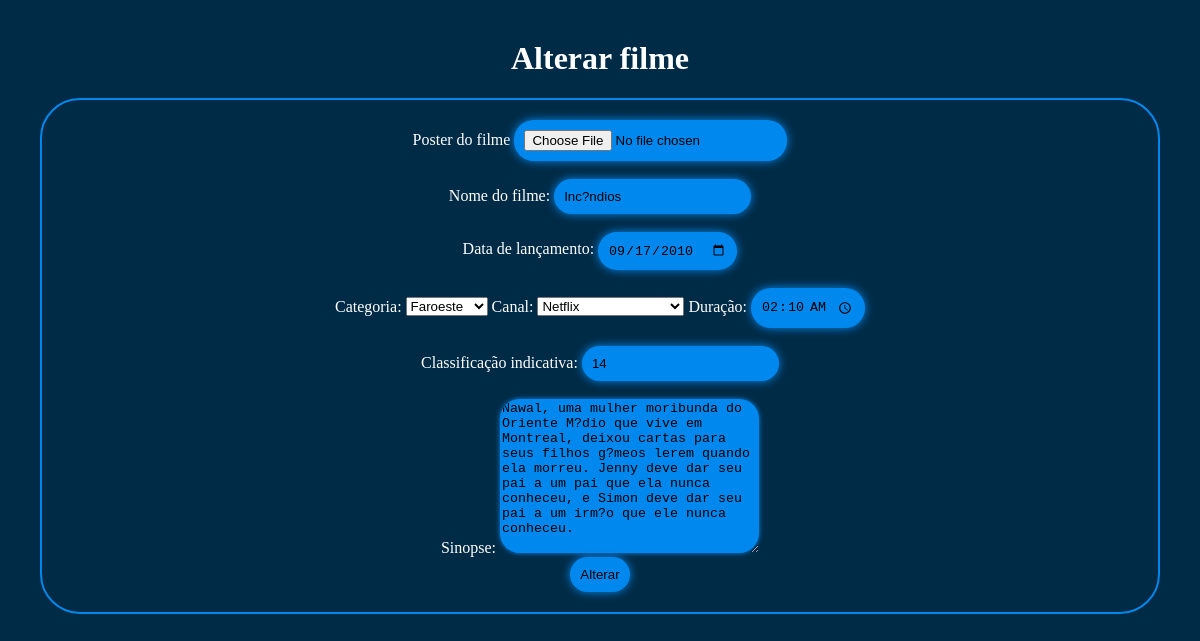
Screenshot of /view/alterar_filme.php?get_id=4 (signed in) with the database file from the repository.
### tables this page shows
CREATE TABLE IF NOT EXISTS `filme` (
  `id_filme` INT(11) NOT NULL AUTO_INCREMENT,
  `nome_filme` VARCHAR(80) NOT NULL,
  `dt_de_lancamento_filme` DATE NULL DEFAULT NULL,
  `duracao_filme` TIME NULL DEFAULT NULL,
  `sinopse_filme` VARCHAR(250) NOT NULL,
  `classificacao_filme` VARCHAR(50) NOT NULL,
  `capa_filme` VARCHAR(50) NOT NULL,
  `trailer_filme` VARCHAR(50) NULL DEFAULT NULL,
  `fk_id_categoria_filme` INT(11) NOT NULL,
  `fk_id_canal_filme` INT(11) NOT NULL,
  `fk_id_usuario` INT(11) NOT NULL,
  `fk_id_perfil` INT NOT NULL,
  PRIMARY KEY (`id_filme`, `fk_id_categoria_filme`, `fk_id_canal_filme`, `fk_id_usuario`, `fk_id_perfil`),
  INDEX `fk_filme_categoria_filme1_idx` (`fk_id_categoria_filme` ASC),
  INDEX `fk_filme_canal_filme1_idx` (`fk_id_canal_filme` ASC),
  INDEX `fk_filme_usuario1_idx` (`fk_id_usuario` ASC),
  INDEX `fk_filme_perfil1_idx` (`fk_id_perfil` ASC),
  CONSTRAINT `fk_filme_canal_filme1`
    FOREIGN KEY (`fk_id_canal_filme`)
    REFERENCES `canal_filme` (`id_canal_filme`)
    ON DELETE NO ACTION
    ON UPDATE NO ACTION,
  CONSTRAINT `fk_filme_categoria_filme1`
    FOREIGN KEY (`fk_id_categoria_filme`)
    REFERENCES `categoria_filme` (`id_categoria_filme`)
    ON DELETE NO ACTION
    ON UPDATE NO ACTION,
  CONSTRAINT `fk_filme_usuario1`
    FOREIGN KEY (`fk_id_usuario`)
    REFERENCES `usuario` (`id_usuario`)
    ON DELETE NO ACTION
    ON UPDATE NO ACTION,
  CONSTRAINT `fk_filme_perfil1`
    FOREIGN KEY (`fk_id_perfil`)
    REFERENCES `perfil` (`id_perfil`)
    ON DELETE NO ACTION
    ON UPDATE NO ACTION);

### model/conexao.php (called while the page is built)
<?php
class Conexao{
    private static $conexao;
    public static function getInstance(){
        if(!isset(self::$conexao)){
            try{
                $options = array(
                    PDO::ATTR_PERSISTENT => true,
                    PDO::MYSQL_ATTR_INIT_COMMAND => 'SET NAMES UTF8;',
                    PDO::ATTR_ERRMODE => PDO::ERRMODE_EXCEPTION
                );
                self::$conexao = new PDO('mysql:host=localhost;dbname=cine_community','root','', $options);
                self::$conexao->setAttribute(PDO::ATTR_ERRMODE, PDO::ERRMODE_EXCEPTION);
            }catch(PDOException $exc){
                echo "Houve um erro ao se conectar com o Banco de Dados ".$exc->getMessage();
            }
        }
        return self::$conexao;
    }
}
?>

### model/dao/filmeDAO.php (called while the page is built, shortened)
<?php
require_once __DIR__ .'/../conexao.php';
require_once __DIR__ .'/../dto/filmeDTO.php';
class FilmeDAO{
    public $pdo;
    public function __construct()
    {
        $this->pdo = Conexao::getInstance();
    }
public function buscarPorID($id) {
    try {
        $sql = "SELECT f.*, u.id_usuario, p.id_perfil FROM filme f INNER JOIN usuario u ON f.fk_id_usuario = u.id_usuario INNER JOIN perfil p ON f.fk_id_perfil = p.id_perfil INNER JOIN categoria_filme c ON f.fk_id_categoria_filme = c.id_categoria_filme INNER JOIN canal_filme i ON f.fk_id_canal_filme = i.id_canal_filme WHERE id_filme=?  ";
        $stmt = $this->pdo->prepare($sql);
        $stmt->bindValue(1, $id);
        $stmt->execute();
        $filmeFetch = $stmt->fetchAll(PDO::FETCH_ASSOC);
        if (count($filmeFetch) == 1) {
            $filme = $filmeFetch[0];
            $FilmeDTO = new FilmeDTO();
            $FilmeDTO->setId_filme($filme["id_filme"]);
            $FilmeDTO->setNome_filme($filme["nome_filme"]);
            $FilmeDTO->setDt_de_lancamento_filme($filme["dt_de_lancamento_filme"]);
            $FilmeDTO->setDuracao_filme($filme["duracao_filme"]);
            $FilmeDTO->setSinopse_filme($filme["sinopse_filme"]);
            $FilmeDTO->setFk_Id_categoria_filme($filme["fk_id_categoria_filme"]);
            $FilmeDTO->setClassificacao_filme($filme["classificacao_filme"]);
            $FilmeDTO->setCapa_filme($filme["capa_filme"]);
            $FilmeDTO->setTrailer_filme($filme["trailer_filme"]);
            $FilmeDTO->setFk_Id_canal_filme($filme["fk_id_canal_filme"]);
            $FilmeDTO->setFk_id_usuario($filme["id_usuario"]);
            $FilmeDTO->setFk_id_perfil($filme["id_perfil"]);
            return $FilmeDTO;
        } else {
            return null;
        }
    } catch (PDOException $exc) {
        echo $exc->getMessage();
    }
}
}

### model/dto/filmeDTO.php (called while the page is built, shortened)
<?php
class FilmeDTO{
    private $nome_filme;
    private $dt_de_lancamento_filme;
    private $duracao_filme;
    private $sinopse_filme;
    private $classificacao_filme;
    private $capa_filme;
    private $fk_id_categoria_filme;
    private $fk_id_canal_filme;
public function getNome_filme(){
    return $this->nome_filme;
}
public function getDt_de_lancamento_filme(){
    return $this->dt_de_lancamento_filme;
}
public function getDuracao_filme(){
    return $this->duracao_filme;
}
public function getSinopse_filme(){
    return $this->sinopse_filme;
}
public function getClassificacao_filme() {
    return $this->classificacao_filme;
}
public function getCapa_filme() {
    return $this->capa_filme;
}
public function getFk_id_categoria_filme() {
    return $this->fk_id_categoria_filme;
}
public function getFk_id_canal_filme() {
    return $this->fk_id_canal_filme;
}
public function setNome_filme($nome_filme) {
    $this->nome_filme = $nome_filme;
}
public function setDt_de_lancamento_filme($dt_de_lancamento_filme) {
    $this->dt_de_lancamento_filme = $dt_de_lancamento_filme;
}
public function setDuracao_filme($duracao_filme) {
    $this->duracao_filme = $duracao_filme;
}
public function setSinopse_filme($sinopse_filme){
    $this->sinopse_filme = $sinopse_filme;
}
public function setClassificacao_filme($classificacao_filme) {
    $this->classificacao_filme = $classificacao_filme;
}
public function setCapa_filme($capa_filme) {
    $this->capa_filme = $capa_filme;
}
public function setFk_id_categoria_filme($fk_id_categoria_filme) {
    $this->fk_id_categoria_filme = $fk_id_categoria_filme;
}
public function setFk_id_canal_filme($fk_id_canal_filme) {
    $this->fk_id_canal_filme = $fk_id_canal_filme;
}
}
?>

### view/alterar_filme.php (the view, shortened to what this page needs)
<?php
require_once '../model/dao/filmeDAO.php';
$get_id = isset($_GET["get_id"]) ? $_GET["get_id"] : null;
if ($get_id) {
    $FilmeDAO = new FilmeDAO();
    $filme = $FilmeDAO->buscarPorID($get_id);
    if ($filme) {
        $capa_filme = $filme->getCapa_filme();
        $nome_filme = $filme->getNome_filme();
        $dt_de_lancamento_filme = $filme->getDt_de_lancamento_filme();
        $fk_id_categoria_filme = $filme->getFk_id_categoria_filme();
        $fk_id_canal_filme = $filme->getFk_id_canal_filme();
        $duracao_filme = $filme->getDuracao_filme();
        $classificacao_filme = $filme->getClassificacao_filme();
        $sinopse_filme = $filme->getSinopse_filme();
    } else {
        echo "Filme não encontrado.";
        exit;
    }
} else {
    echo "ID do filme não fornecido.";
    exit;
}
?>
<!DOCTYPE html>
<html lang="pt-br">
<head>
    <link rel="stylesheet" href="../css/formulariofilme.css">
</head>
<body>
    <h1>Alterar filme</h1>
    <center>
    <div class="borda">
        <form action="../control/control_alterar_filme.php" method="post">
            Poster do filme
            <input type="file" name="capa_filme" value="<?= $capa_filme; ?>"><br><br>
            Nome do filme:
            <input type="text" name="nome_filme" placeholder="Filme" value="<?= $nome_filme; ?>"> <br> <br>
            Data de lançamento:
            <input type="date" name="dt_de_lancamento_filme" placeholder="Data de lançamento" value="<?= $dt_de_lancamento_filme; ?>"><br><br>
            <label for="categoria_filme">Categoria:</label>
            <select name="fk_id_categoria_filme" id="categoria_filme">
                <option value="8" <?= ($fk_id_categoria_filme == 8) ? 'selected' : ''; ?>>Faroeste</option>
            </select>
            <label for="canal_filme">Canal:</label>
            <select name="fk_id_canal_filme" id="canal_filme">
                <option value="1" <?= ($fk_id_canal_filme == 1) ? 'selected' : ''; ?>>Netflix</option>
            </select>
            Duração:
            <input type="time" name="duracao_filme" placeholder="Duração" value="<?= $duracao_filme; ?>"> <br><br>
            Classificação indicativa:
            <input type="number" name="classificacao_filme" placeholder="Classificação" value="<?= $classificacao_filme; ?>"><br><br>
            Sinopse:
            <textarea name="sinopse_filme" id="" cols="30" rows="10" placeholder="Sinopse"><?= $sinopse_filme; ?></textarea><br>
            <input type="submit" value="Alterar">
        </form>
    </div>
    </center>
</body>
</html>

### css/formulariofilme.css (style rules this page uses)
body { margin: 40PX 40PX; background-color: #002b46; color: white; }
.borda { border-radius: 40px; border: solid #08ef 2px; padding: 20px 60px; display: column; }
input { align-items: center; padding: 10px; box-shadow: 0 0 10px #08ef; background-color: #08ef; border-radius: 20px; border: none; color: #000; }
h1 { text-align: center; }
textarea { border: none; border-radius: 20px; background-color: #08ef; box-shadow: 0 0 5px #08ef; }
form { border:none; border-radius:10px; text-align: center; }

### rows the page displays
filme: nome_filme "Inc?ndios", dt_de_lancamento_filme "09/17/2010", fk_id_categoria_filme "Faroeste", fk_id_canal_filme "Netflix", duracao_filme "02:10:00", classificacao_filme "14", sinopse_filme "Nawal, uma mulher moribunda do Oriente M?dio que vive em Montreal, deixou cartas para seus filhos g?meos lerem quando ela morreu. Jenny deve dar seu pai a um pai que ela nunca conheceu, e Simon deve dar seu pai a um irm?o que ele nunca conheceu."
